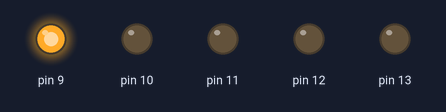
A sketch run on a simulated Arduino Uno, built with avr-gcc and run on an emulated ATmega328P. Parts: output pins drawn as LEDs (lit = HIGH).

Above: at 0.5 s.
At 1.5 s:
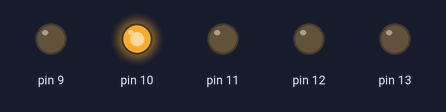
At 5.5 s:
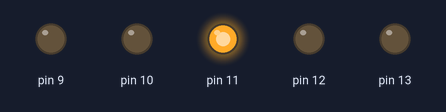
Timing chart, 0 to 6.9 s (numbered marks = the images above):
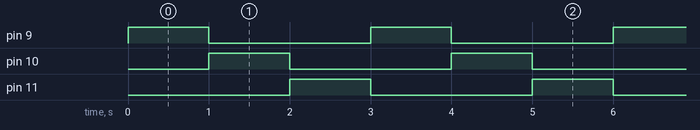

The sketch:

GettingStarted_Example1.ino
```cpp
/* Derived from Blink once again
  This sketch uses the Multifunction Board with
  RGB Leds: using D9 to D11 and single LEDs on D12 and D13
*/

#define MIN_RGB 9
#define MAX_RGB 11
#define RED_LED 12
#define BLUE_LED 13

#define SW1 2
#define SW2 3
// It's also ok to have
// const int MIN_RGB = 9;
// const int MAX_RGB = 11; and so on

void setup() {

  int i;
  for (i=MIN_RGB; i<=BLUE_LED;i++)
    pinMode(i, OUTPUT);

  pinMode(SW1, INPUT);
  pinMode(SW2, INPUT);

}

void loop() {

  int i, delay_time = 1000;

  for (i = 0; i <= 2; i++)
    {
      if (i==0)
        {
          digitalWrite((MIN_RGB + 2), LOW);
        }
      else
        {
          digitalWrite(i + MIN_RGB-1, LOW);
        }

      digitalWrite(i + MIN_RGB, HIGH);
      delay(delay_time);
    }
}
```

Measured:
- by itself, pin 9–11: alternates HIGH for 1.0 s and LOW for 2.0 s
- by itself, everything shown: repeats every 3.0 s, in 3 steps
